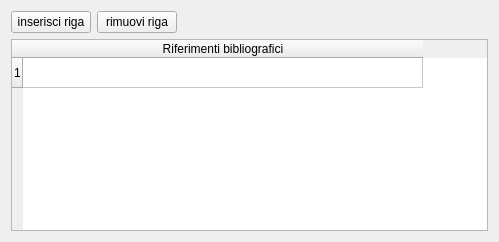
       <widget class="QWidget" name="tab_5">
        <attribute name="title">
         <string>Bibliografia</string>
        </attribute>
        <layout class="QGridLayout" name="gridLayout_9">
         <item row="0" column="0">
          <layout class="QHBoxLayout" name="horizontalLayout_5">
           <item>
            <widget class="QPushButton" name="pushButton_insert_row_bibliografia">
             <property name="font">
              <font>
               <pointsize>9</pointsize>
              </font>
             </property>
             <property name="text">
              <string>inserisci riga</string>
             </property>
            </widget>
           </item>
           <item>
            <widget class="QPushButton" name="pushButton_remove_row_bibliografia">
             <property name="font">
              <font>
               <pointsize>9</pointsize>
              </font>
             </property>
             <property name="text">
              <string>rimuovi riga</string>
             </property>
            </widget>
           </item>
          </layout>
         </item>
         <item row="0" column="1">
          <spacer name="horizontalSpacer_6">
           <property name="orientation">
            <enum>Qt::Horizontal</enum>
           </property>
           <property name="sizeHint" stdset="0">
            <size>
             <width>305</width>
             <height>20</height>
            </size>
           </property>
          </spacer>
         </item>
         <item row="1" column="0" colspan="2">
          <widget class="QTableWidget" name="tableWidget_bibliografia">
           <property name="frameShape">
            <enum>QFrame::StyledPanel</enum>
           </property>
           <property name="frameShadow">
            <enum>QFrame::Raised</enum>
           </property>
           <property name="verticalScrollBarPolicy">
            <enum>Qt::ScrollBarAsNeeded</enum>
           </property>
           <property name="horizontalScrollBarPolicy">
            <enum>Qt::ScrollBarAsNeeded</enum>
           </property>
           <property name="editTriggers">
            <set>QAbstractItemView::AnyKeyPressed|QAbstractItemView::DoubleClicked|QAbstractItemView::EditKeyPressed</set>
           </property>
           <property name="selectionMode">
            <enum>QAbstractItemView::SingleSelection</enum>
           </property>
           <property name="selectionBehavior">
            <enum>QAbstractItemView::SelectRows</enum>
           </property>
           <property name="rowCount">
            <number>1</number>
           </property>
           <property name="columnCount">
            <number>1</number>
           </property>
           <attribute name="horizontalHeaderDefaultSectionSize">
            <number>400</number>
           </attribute>
           <row/>
           <column>
            <property name="text">
             <string>Riferimenti bibliografici</string>
            </property>
           </column>
          </widget>
         </item>
        </layout>
       </widget>
